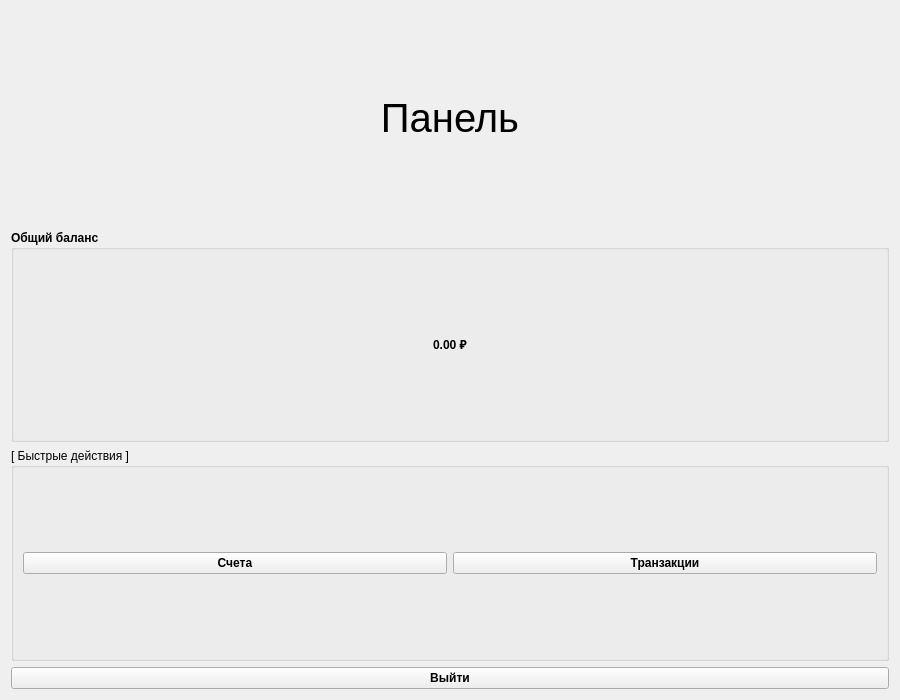
<?xml version="1.0" encoding="UTF-8"?>
<ui version="4.0">
 <class>DashboardPage</class>
 <widget class="QWidget" name="DashboardPage">
  <property name="geometry">
   <rect>
    <x>0</x>
    <y>0</y>
    <width>900</width>
    <height>700</height>
   </rect>
  </property>
  <layout class="QVBoxLayout" name="verticalLayout">
   <item>
    <widget class="QLabel" name="welcomeLabel">
     <property name="font">
      <font>
       <pointsize>30</pointsize>
      </font>
     </property>
     <property name="text">
      <string>Панель</string>
     </property>
     <property name="alignment">
      <set>Qt::AlignmentFlag::AlignCenter</set>
     </property>
    </widget>
   </item>
   <item>
    <widget class="QGroupBox" name="balanceGroup">
     <property name="font">
      <font>
       <bold>true</bold>
      </font>
     </property>
     <property name="title">
      <string>Общий баланс</string>
     </property>
     <layout class="QVBoxLayout" name="balanceLayout">
      <item>
       <widget class="QLabel" name="balanceLabel">
        <property name="text">
         <string>0.00 ₽</string>
        </property>
        <property name="alignment">
         <set>Qt::AlignmentFlag::AlignCenter</set>
        </property>
       </widget>
      </item>
     </layout>
    </widget>
   </item>
   <item>
    <widget class="QGroupBox" name="actionsGroup">
     <property name="title">
      <string>[ Быстрые действия ]</string>
     </property>
     <layout class="QGridLayout" name="actionsLayout">
      <item row="0" column="0">
       <widget class="QPushButton" name="accountsButton">
        <property name="font">
         <font>
          <bold>true</bold>
         </font>
        </property>
        <property name="text">
         <string>Счета</string>
        </property>
       </widget>
      </item>
      <item row="0" column="1">
       <widget class="QPushButton" name="transactionsButton">
        <property name="font">
         <font>
          <bold>true</bold>
         </font>
        </property>
        <property name="text">
         <string>Транзакции</string>
        </property>
       </widget>
      </item>
     </layout>
    </widget>
   </item>
   <item>
    <widget class="QPushButton" name="logoutButton">
     <property name="font">
      <font>
       <bold>true</bold>
      </font>
     </property>
     <property name="text">
      <string>Выйти</string>
     </property>
    </widget>
   </item>
  </layout>
 </widget>
 <resources/>
 <connections/>
</ui>
